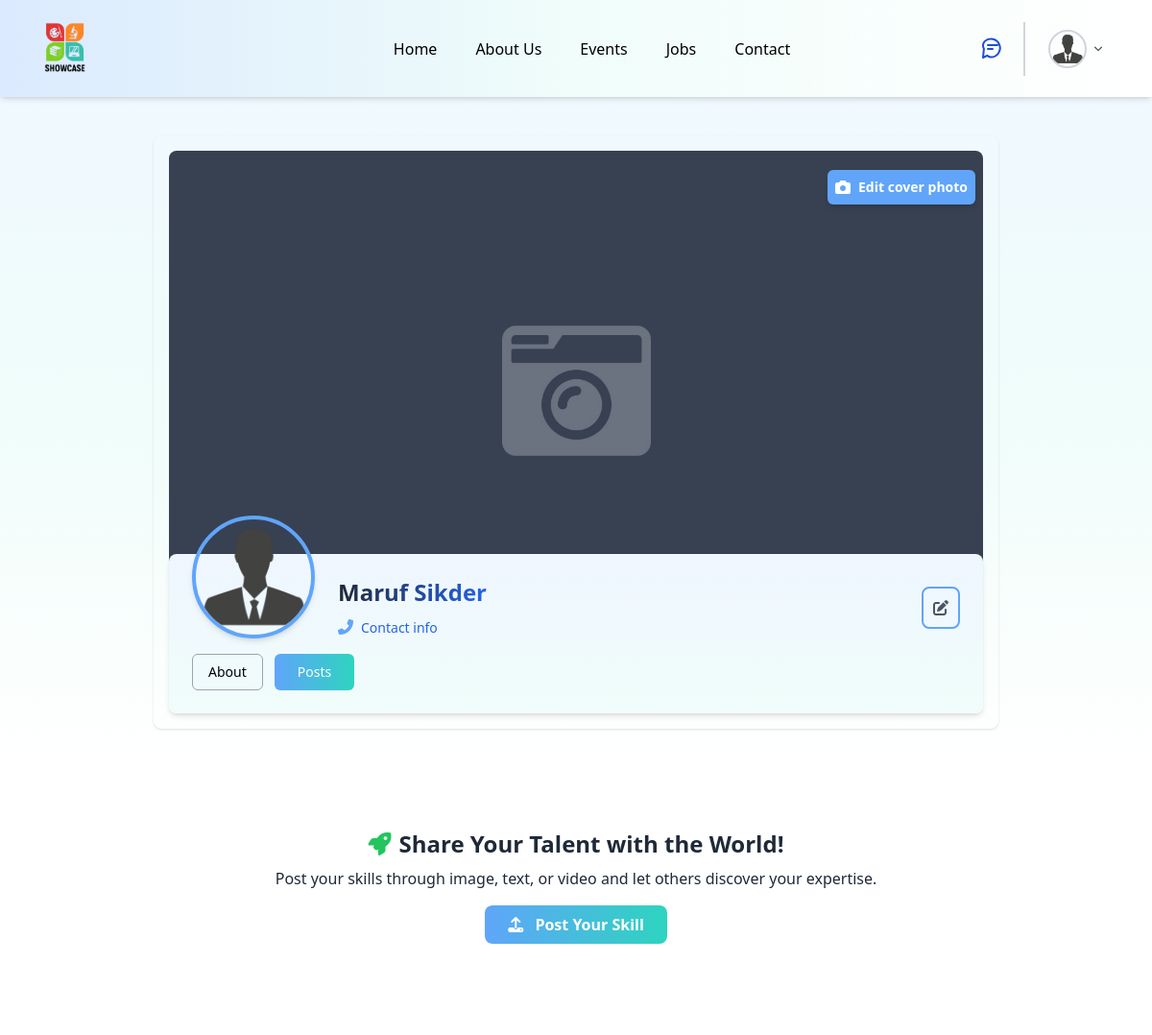
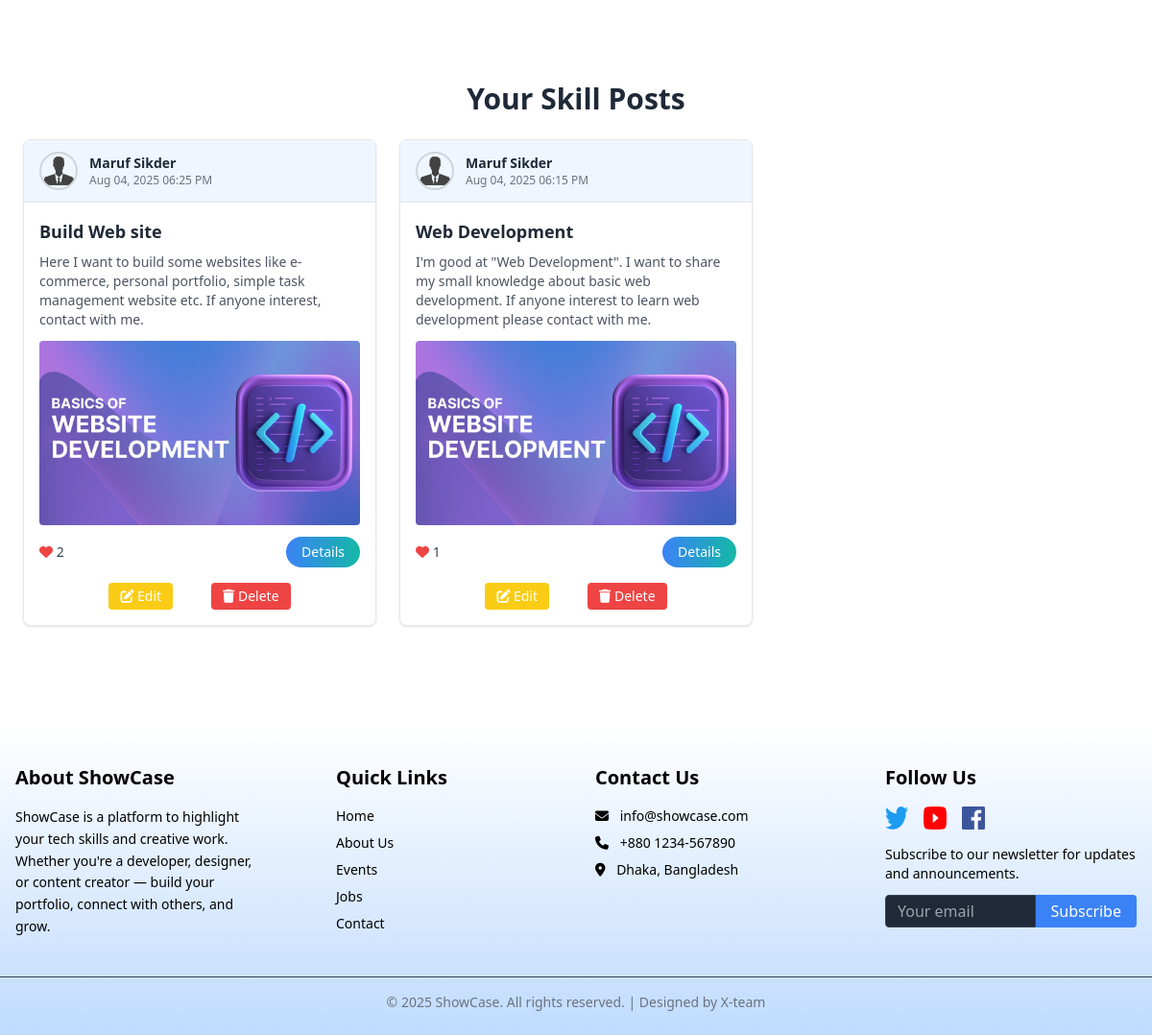
Screenshot of /profileSystem/post.php (signed in) with the database file from the repository (2 pictures, top to bottom).
### tables this page shows
CREATE TABLE `skill_posts` (
  `id` int(11) NOT NULL,
  `user_id` int(11) NOT NULL,
  `title` varchar(255) DEFAULT NULL,
  `description` text DEFAULT NULL,
  `category` varchar(100) DEFAULT NULL,
  `image_path` varchar(255) DEFAULT NULL,
  `video_path` varchar(255) DEFAULT NULL,
  `created_at` timestamp NOT NULL DEFAULT current_timestamp(),
  `tools_used` varchar(255) DEFAULT NULL,
  `MODE` enum('Online','Offline') DEFAULT 'Online',
  `duration` varchar(100) DEFAULT NULL,
  `others` text DEFAULT NULL,
  `course_outline` text DEFAULT NULL,
  `weekly_class` varchar(255) DEFAULT NULL,
  `course_type` enum('free','paid') DEFAULT 'free'
);

CREATE TABLE `users` (
  `id` int(11) NOT NULL,
  `name` varchar(100) DEFAULT NULL,
  `email` varchar(100) DEFAULT NULL,
  `password` varchar(255) DEFAULT NULL,
  `cover_photo` varchar(255) DEFAULT 'Images/default_cover.jpg',
  `profile_picture` varchar(255) DEFAULT 'Images/default_profile.png'
);

### profileSystem/post.php (the view, shortened to what this page needs)
<?php
include '../db.php';
$user_id = $_SESSION['user_id'];
$stmt = $conn->prepare("SELECT name, email, cover_photo, profile_picture FROM users WHERE id=?");
$stmt->bind_param("i", $user_id);
$stmt->execute();
$stmt->bind_result($name, $email, $cover_photo, $profile_picture);
$cover_file_path = __DIR__ . '/' . $cover_photo;
$profile_file_path = __DIR__ . '/' . $profile_picture;
if (!$cover_photo || !file_exists($cover_file_path)) {
    $cover_photo = "../Images/default_cover.jpg";
}
if (!$profile_picture || !file_exists($profile_file_path)) {
    $profile_picture = "../Images/default_profile.jpg";
}
$user_id = $_SESSION['user_id'];
$stmt = $conn->prepare("
    SELECT sp.*, u.name, u.profile_picture,
        (SELECT COUNT(*) FROM skill_post_likes WHERE post_id = sp.id) as love_count
    FROM skill_posts sp
    JOIN users u ON sp.user_id = u.id
    WHERE sp.user_id = ?
    ORDER BY sp.created_at DESC
");
$stmt->bind_param("i", $user_id);
$stmt->execute();
$result = $stmt->get_result();
$posts = [];
while ($row = $result->fetch_assoc()) {
    $posts[] = $row;
}
function getProfileImagePath($profile_picture)
{
    $file = __DIR__ . '/' . $profile_picture;
    return (!empty($profile_picture) && file_exists($file)) ? $profile_picture : "../Images/default_profile.jpg";
}
?>
<!DOCTYPE html>
<html lang="en">
<head>
    <script src="https://cdn.tailwindcss.com"></script>
    <link rel="stylesheet" href="https://cdnjs.cloudflare.com/ajax/libs/font-awesome/6.7.2/css/all.min.css">
</head>
<body class="bg-white font-sans">
    <header class="bg-gradient-to-r from-blue-100 via-teal-50 to-mint-50 sticky top-0 z-50 shadow-md">
        <div class="flex justify-between items-center px-4 md:px-10 py-2">
            <a href="../home.php">
                <img src="../Images/logo.webp" class="w-[55px] h-[85px] hover:cursor-pointer" loading="eager">
            </a>
            <div class="hidden md:flex text-center pl-20">
                <a href="../home.php" class="pl-10 hover:text-sky-500">Home</a>
                <a href="../aboutUs.php" class="pl-10 hover:text-sky-500">About Us</a>
                <a href="../event.php" class="pl-10 hover:text-sky-500">Events</a>
                <a href="../job.php" class="pl-10 hover:text-sky-500">Jobs</a>
                <a href="../contact.php" class="pl-10 hover:text-sky-500">Contact</a>
            </div>
            <div class="flex items-center space-x-4">
                <a href="messenger.php" title="Messages"
                    class="relative inline-flex items-center justify-center w-8 h-8 text-blue-700 hover:text-blue-900 transition-all duration-300">
                </a>
                <div class="relative inline-block text-left">
                    <button type="button" id="profileMenuButton"
                        class="flex items-center border-l-2 border-gray-300 p-2">
                        <img src="<?php echo $profile_picture . '?v=' . time(); ?>"
                            alt="Profile Picture"
                            class="rounded-full h-10 w-10 border-2 border-gray-300 ml-4">
                        <svg xmlns="http://www.w3.org/2000/svg" class="h-4 w-4 text-gray-600 ml-1" viewBox="0 0 20 20" fill="currentColor">
                            <path fill-rule="evenodd"
                                d="M5.23 7.21a.75.75 0 011.06.02L10 10.94l3.71-3.71a.75.75 0 111.06 1.06l-4.24 4.25a.75.75 0 01-1.06 0L5.21 8.29a.75.75 0 01.02-1.08z"
                                clip-rule="evenodd" />
                        </svg>
                    </button>
                </div>
            </div>
        </div>
    </header>
    <div class="px-20 py-10 bg-gradient-to-b from-sky-50 via-teal-50 to-white fade-in-up">
        <div class="text-center  px-20">
            <div class="p-4 shadow rounded-lg">
                <form action="profile.php" method="POST" enctype="multipart/form-data">
                    <div class="relative w-full h-[500px] rounded-lg">
                        <img id="coverPreview" src="<?= htmlspecialchars($cover_photo) ?>" alt="Cover Photo" class="w-full h-full rounded-lg object-cover">
                        <div onclick="document.getElementById('coverInput').click()" class="absolute top-5 right-2 bg-blue-400 text-white p-2 rounded-md shadow-md flex items-center gap-2 cursor-pointer hover:bg-white hover:text-black hover:shadow-lg hover:transition hover:duration-200">
                            <i class="fa-solid fa-camera"></i>
                            <p class="text-sm font-semibold">Edit cover photo</p>
                        </div>
                    </div>
                </form>
                <div class="bg-gradient-to-b  from-blue-50 to-teal-50 p-6 -mt-20 rounded-lg shadow-md relative z-10">
                    <div class="flex flex-col md:flex-row justify-between items-start md:items-center">
                        <div class="flex flex-col md:flex-row gap-6" id="profileSection">
                            <div class="w-32 h-32 rounded-full overflow-hidden border-4 border-blue-400 shadow-md -mt-16">
                                <img src="<?= htmlspecialchars($profile_picture) ?>" class="w-full h-full object-cover" id="profilePhoto">
                            </div>
                            <div>
                                <h1 class="text-2xl font-bold text-transparent bg-gradient-to-r from-gray-800 to-blue-600 bg-clip-text" id="profileName"><?php echo $name; ?></h1>
                                <div class="flex items-center gap-2 mt-2">
                                    <i class="fas fa-phone-alt text-blue-400"></i>
                                    <p><a href="#" class="text-sm text-blue-600" onclick="copyEmail('<?php echo $email; ?>')">Contact info</a></p>
                                </div>
                            </div>
                        </div>
                        <button onclick="document.getElementById('editModal').showModal()"
                            class="border-blue-400 border-2 rounded-lg p-2 hover:shadow-md hover:text-xl mt-4 md:mt-0">
                            <i class="fa-solid fa-pen-to-square text-gray-600 w-5 h-5"></i>
                        </button>
                    </div>
                    <div class="mt-4 flex flex-wrap gap-3">
                        <button onclick="window.location.href='profile.php'"
                            class="px-4 py-2 border border-gray-400 text-sm rounded-md hover:bg-gray-400">About</button>
                        <button class="px-6 py-2 bg-gradient-to-r from-blue-400 to-teal-400 text-white text-sm rounded-md hover:bg-gradient-to-l from-blue-400 to-teal-400">Posts</button>
                    </div>
                </div>
            </div>
        </div>
    </div>
    <div class="flex-1 p-6 min-h-[260px]  text-center  px-20  mt-10">
        <h2 class="text-2xl font-bold text-gray-800 mb-2 flex justify-center items-center gap-2">
            <i class="fas fa-rocket text-green-500"></i> Share Your Talent with the World!
        </h2>
        <p class="text-gray-800 mb-4">Post your skills through image, text, or video and let others discover your expertise.</p>
        <a href="../skillPost.php" class="inline-block bg-gradient-to-r from-blue-400 to-teal-400 hover:bg-gradient-to-l hover:from-blue-400 hover:to-teal-400 text-white font-semibold px-6 py-2 rounded-lg transition duration-300">
            <i class="fas fa-upload mr-2"></i> Post Your Skill
        </a>
    </div>
    <div class="max-w-7xl mx-auto p-6 mt-10">
        <h1 class="text-3xl font-bold mb-6 text-center text-gray-800">Your Skill Posts</h1>
        <?php if (empty($posts)) : ?>
            <p class="text-center text-gray-600">You haven't posted any skills yet.</p>
        <?php else : ?>
            <div class="grid grid-cols-1 sm:grid-cols-2 lg:grid-cols-3 gap-6">
                <?php foreach ($posts as $post) : ?>
                    <div class="bg-white border border-gray-200 rounded-lg overflow-hidden shadow hover:shadow-md transition transform hover:-translate-y-1 duration-300">
                        <div class="flex items-center px-4 py-3 border-b border-gray-200 bg-blue-50">
                            <img src="<?= getProfileImagePath($post['profile_picture']) ?>?v=<?= time(); ?>" class="h-10 w-10 rounded-full object-cover border-2 border-gray-300" alt="Profile">
                            <div class="ml-3">
                                <p class="text-sm font-semibold text-gray-800"><?= htmlspecialchars($post['name']) ?></p>
                                <p class="text-xs text-gray-500"><?= date("M d, Y h:i A", strtotime($post['created_at'])) ?></p>
                            </div>
                        </div>
                        <div class="p-4 bg-white">
                            <h2 class="text-lg font-bold text-gray-800 mb-2"><?= htmlspecialchars($post['title']) ?></h2>
                            <p class="text-gray-600 text-sm mb-3"><?= nl2br(htmlspecialchars($post['description'])) ?></p>
                            <?php if (!empty($post['image_path']) && file_exists(__DIR__ . '/../' . $post['image_path'])) : ?>
                                <img src="../<?= $post['image_path'] ?>" class="w-full h-48 object-cover rounded mb-3" alt="Skill Image">
                            <?php endif; ?>
                            <div class="flex justify-between items-center mb-2">
                                <span class="text-gray-700 text-sm"><i class="fas fa-heart text-red-500"></i> <?= $post['love_count'] ?> </span>
                                <a href="../postDetails.php?id=<?= $post['id'] ?>"
                                    class="bg-gradient-to-r from-blue-500 to-teal-500 text-white text-sm px-4 py-1.5 rounded-full hover:opacity-90">
                                    Details
                                </a>
                            </div>
                            <div class="flex justify-center items-center gap-10 mt-4">
                                <a href="edit_post.php?id=<?= $post['id'] ?>" class="bg-yellow-400 hover:bg-yellow-500 text-white text-sm px-3 py-1 rounded">
                                    <i class="fas fa-edit"></i> Edit
                                </a>
                                <form method="POST" onsubmit="return confirm('Are you sure you want to delete this post?');">
                                    <button type="submit" class="bg-red-500 hover:bg-red-600 text-white text-sm px-3 py-1 rounded">
                                        <i class="fas fa-trash"></i> Delete
                                    </button>
                                </form>
                            </div>
                        </div>
                    </div>
                <?php endforeach; ?>
            </div>
        <?php endif; ?>
    </div>
    <footer class="bg-gradient-to-b from-white to-blue-200 mt-20 pt-10 pb-6 shadow-md">
        <div class="max-w-7xl mx-auto px-4 grid grid-cols-1 sm:grid-cols-2 lg:grid-cols-4 gap-10">
            <div>
                <h3 class="text-xl font-semibold mb-4">About ShowCase</h3>
                <p class="text-sm leading-relaxed">
                    ShowCase is a platform to highlight your tech skills and creative work. Whether you're a developer,
                    designer,
                    or content creator — build your portfolio, connect with others, and grow.
                </p>
            </div>
            <div class="ml-8">
                <h3 class="text-xl font-semibold mb-4">Quick Links</h3>
                <ul class="space-y-2 text-sm">
                    <li><a href="home.php" class="hover:text-blue-400 transition">Home</a></li>
                    <li><a href="aboutUs.php" class="hover:text-blue-400 transition">About Us</a></li>
                    <li><a href="event.php" class="hover:text-blue-400 transition">Events</a></li>
                    <li><a href="job.php" class="hover:text-blue-400 transition">Jobs</a></li>
                    <li><a href="contact.php" class="hover:text-blue-400 transition">Contact</a></li>
                </ul>
            </div>
            <div>
                <h3 class="text-xl font-semibold mb-4">Contact Us</h3>
                <ul class="text-sm space-y-2">
                    <li><i class="fas fa-envelope mr-2"></i> info@showcase.com</li>
                    <li><i class="fas fa-phone mr-2"></i> +880 1234-567890</li>
                    <li><i class="fas fa-map-marker-alt mr-2"></i> Dhaka, Bangladesh</li>
                </ul>
            </div>
            <div>
                <h3 class="text-xl font-semibold mb-4">Follow Us</h3>
                <div class="flex space-x-4">
                    <a href="#"><img src="../Images/twitter.webp" alt="Twitter"
                            class="w-6 h-6 hover:scale-110 transition duration-200" /></a>
                    <a href="#"><img src="../Images/youtube.webp" alt="YouTube"
                            class="w-6 h-6 hover:scale-110 transition duration-200" /></a>
                    <a href="#"><img src="../Images/facebook.webp" alt="Facebook"
                            class="w-6 h-6 hover:scale-110 transition duration-200" /></a>
                </div>
                <p class="text-sm mt-4">
                    Subscribe to our newsletter for updates and announcements.
                </p>
                <form class="mt-3 flex">
                    <input type="email" placeholder="Your email"
                        class="w-full px-3 py-1 rounded-l bg-gray-800 text-white border border-gray-700 focus:outline-none">
                    <button
                        class="bg-blue-500 text-white px-4 py-1 rounded-r hover:bg-blue-600 transition">Subscribe</button>
                </form>
            </div>
        </div>
        <div class="mt-10 border-t border-gray-700 pt-4 text-center text-sm text-gray-500">
            <p>© 2025 ShowCase. All rights reserved. | Designed by X-team</p>
        </div>
    </footer>
</body>
</html>

### profileSystem/post.php (style rules this page uses)
.fade-in-up { animation: fadeInUp 1.1s ease-out both; }

### rows the page displays
skill_posts: user.name "Maruf Sikder", created_at "Aug 04, 2025 06:25 PM", title "Build Web site", description "Here I want to build some websites like e-commerce, personal portfolio, simple task management website etc. If anyone interest, contact with me.", image_path (picture), love_count "2"
skill_posts: user.name "Maruf Sikder", created_at "Aug 04, 2025 06:15 PM", title "Web Development", description "I'm good at \"Web Development\". I want to share my small knowledge about basic web development. If anyone interest to learn web development please contact with me.", image_path (picture), love_count "1"
